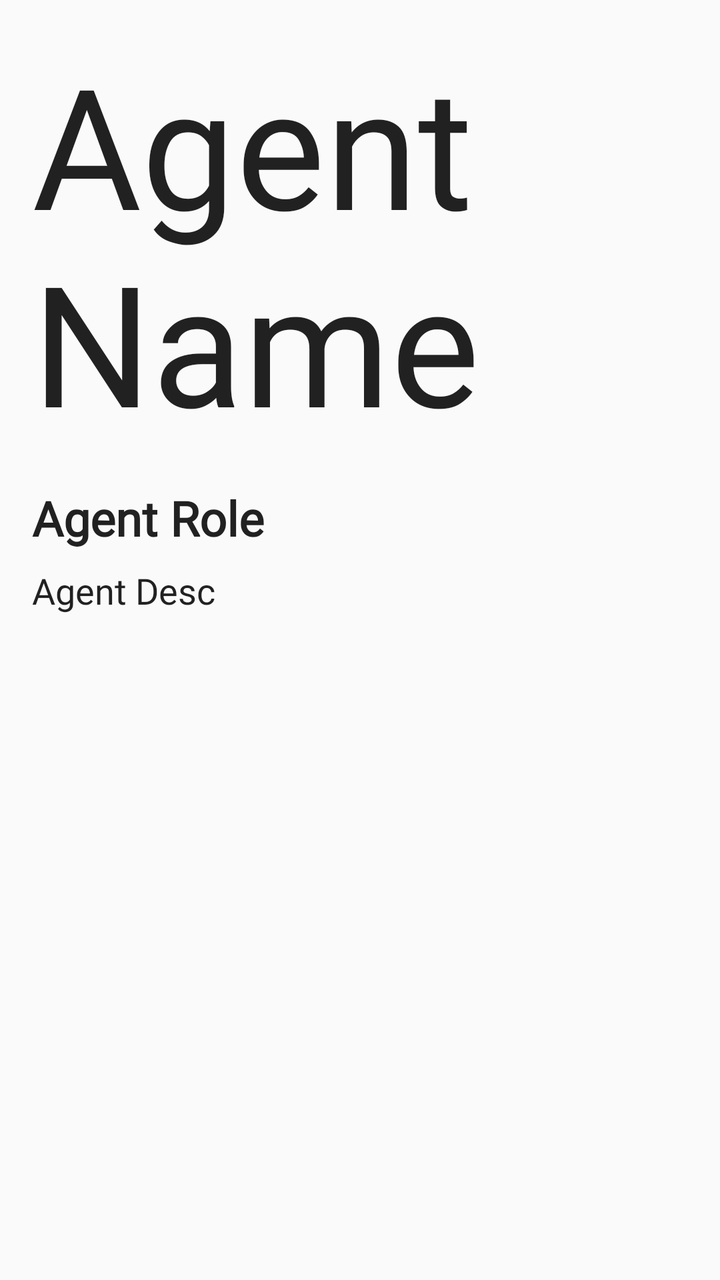
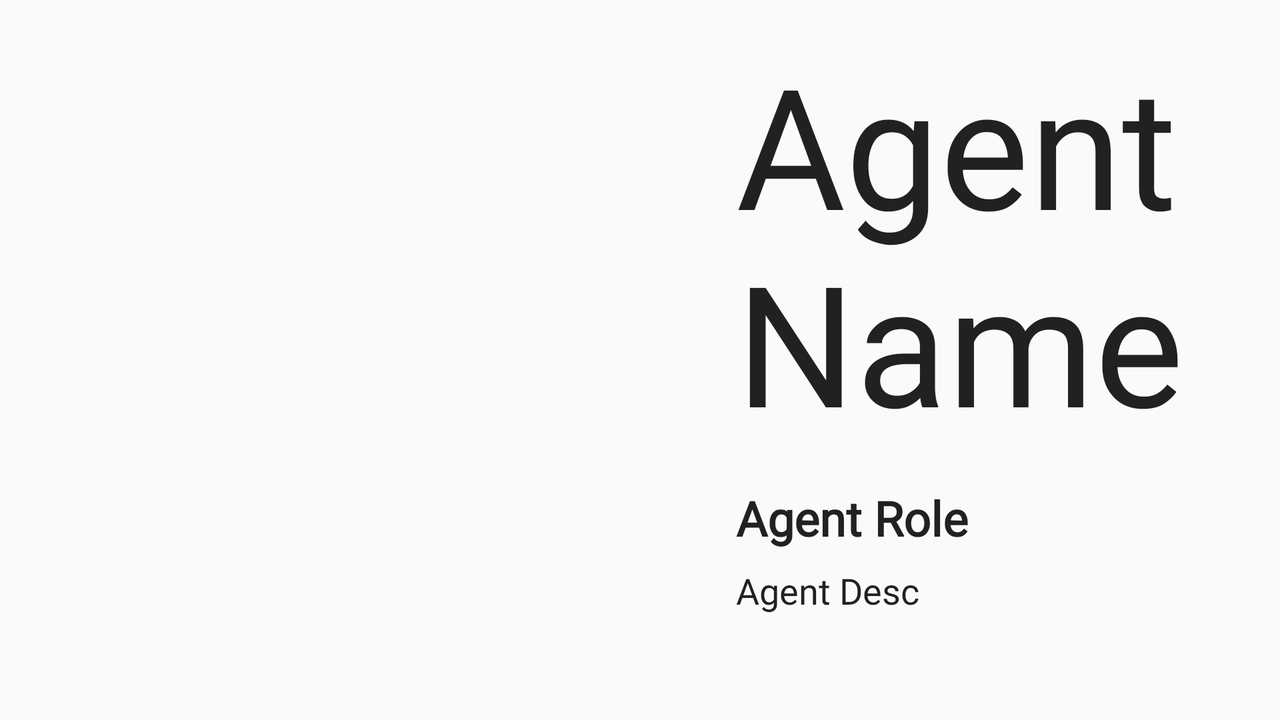

Two renders of one Android screen. The first uses the default layout on a phone; the second uses the alternative layout the repository ships for a different screen configuration, on a matching device. The two XML files are below.
<!-- AndroidManifest.xml: application theme AppTheme -->
<!-- res/layout/fragment_agent.xml -->
<?xml version="1.0" encoding="utf-8"?>
<androidx.constraintlayout.widget.ConstraintLayout
    xmlns:android="http://schemas.android.com/apk/res/android"
    xmlns:app="http://schemas.android.com/apk/res-auto"
    xmlns:tools="http://schemas.android.com/tools"
    android:layout_width="match_parent"
    android:layout_height="match_parent">

    <androidx.constraintlayout.widget.Guideline
        android:id="@+id/guideline"
        android:layout_width="wrap_content"
        android:layout_height="wrap_content"
        android:orientation="vertical"
        app:layout_constraintGuide_percent="0.5" />

    <ImageView
        android:id="@+id/imageView_agent"
        android:layout_width="wrap_content"
        android:layout_height="wrap_content"
        android:adjustViewBounds="true"
        app:layout_constraintBottom_toBottomOf="parent"
        app:layout_constraintEnd_toEndOf="parent"
        app:layout_constraintStart_toStartOf="parent"
        app:layout_constraintTop_toTopOf="parent"
        app:layout_constraintVertical_bias="0.0" />

    <TextView
        android:id="@+id/textView_agentName"
        android:layout_width="0dp"
        android:layout_height="wrap_content"
        android:layout_marginStart="16dp"
        android:layout_marginTop="16dp"
        android:layout_marginBottom="16dp"
        android:text="Agent Name"
        android:textAppearance="@style/TextMainItem"
        app:layout_constraintBottom_toBottomOf="parent"
        app:layout_constraintEnd_toEndOf="parent"
        app:layout_constraintStart_toStartOf="parent"
        app:layout_constraintTop_toBottomOf="@+id/imageView_agent"
        app:layout_constraintVertical_bias="0.0" />

    <TextView
        android:id="@+id/textView_agentRole"
        android:layout_width="0dp"
        android:layout_height="wrap_content"
        android:layout_marginTop="16dp"
        android:layout_marginEnd="8dp"
        android:layout_marginBottom="8dp"
        android:text="Agent Role"
        android:textAppearance="@style/TextHeader"
        app:layout_constraintBottom_toBottomOf="parent"
        app:layout_constraintEnd_toEndOf="parent"
        app:layout_constraintHorizontal_bias="0.0"
        app:layout_constraintStart_toStartOf="@+id/textView_agentName"
        app:layout_constraintTop_toBottomOf="@+id/textView_agentName"
        app:layout_constraintVertical_bias="0.0" />

    <TextView
        android:id="@+id/textView_agentDesc"
        android:layout_width="0dp"
        android:layout_height="wrap_content"
        android:layout_marginTop="8dp"
        android:layout_marginEnd="8dp"
        android:text="Agent Desc"
        android:textAppearance="@style/TextBody"
        app:layout_constraintBottom_toBottomOf="parent"
        app:layout_constraintEnd_toEndOf="parent"
        app:layout_constraintHorizontal_bias="0.0"
        app:layout_constraintStart_toStartOf="@+id/textView_agentRole"
        app:layout_constraintTop_toBottomOf="@+id/textView_agentRole"
        app:layout_constraintVertical_bias="0.0" />

</androidx.constraintlayout.widget.ConstraintLayout>
<!-- resources referenced by this layout -->
<resources>
  <style name="TextBody" parent="TextAppearance.AppCompat.Body1">
          <item name="fontFamily">@font/din_family</item>
          <item name="android:textStyle">normal</item>
          <item name="android:textSize">18sp</item>
      </style>
  <style name="TextHeader" parent="TextAppearance.AppCompat.Title">
          <item name="fontFamily">@font/din_family</item>
          <item name="android:textStyle">bold</item>
          <item name="android:textSize">24sp</item>
      </style>
  <style name="TextMainItem" parent="TextAppearance.AppCompat.Headline">
          <item name="fontFamily">@font/tungsten_family</item>
          <item name="android:textSize">84sp</item>
      </style>
  <style name="AppTheme" parent="Theme.AppCompat.Light.NoActionBar">
          
          <item name="colorPrimary">@color/colorPrimary</item>
          <item name="colorPrimaryDark">@color/colorPrimaryDark</item>
          <item name="colorAccent">@color/colorAccent</item>
      </style>
  <color name="colorPrimary">#ff4655</color>
  <color name="colorPrimaryDark">#3700B3</color>
  <color name="colorAccent">#03DAC5</color>
</resources>
<!-- res/layout-land/fragment_agent.xml (the repository's variant of the layout above) -->
<!-- drawn on the phone turned sideways -->
<?xml version="1.0" encoding="utf-8"?>
<androidx.constraintlayout.widget.ConstraintLayout
    xmlns:android="http://schemas.android.com/apk/res/android"
    xmlns:app="http://schemas.android.com/apk/res-auto"
    xmlns:tools="http://schemas.android.com/tools"
    android:layout_width="match_parent"
    android:layout_height="match_parent">

    <androidx.constraintlayout.widget.Guideline
        android:id="@+id/guideline"
        android:layout_width="wrap_content"
        android:layout_height="wrap_content"
        android:orientation="vertical"
        app:layout_constraintGuide_percent="0.55" />

    <ImageView
        android:id="@+id/imageView_agent"
        android:layout_width="0dp"
        android:layout_height="wrap_content"
        android:layout_marginStart="16dp"
        android:layout_marginTop="16dp"
        android:adjustViewBounds="true"
        app:layout_constraintBottom_toBottomOf="parent"
        app:layout_constraintEnd_toStartOf="@+id/guideline"
        app:layout_constraintStart_toStartOf="parent"
        app:layout_constraintTop_toTopOf="@+id/textView_agentName"
        app:layout_constraintVertical_bias="0.0" />

    <TextView
        android:id="@+id/textView_agentName"
        android:layout_width="0dp"
        android:layout_height="wrap_content"
        android:layout_marginStart="16dp"
        android:layout_marginTop="16dp"
        android:layout_marginEnd="16dp"
        android:text="Agent Name"
        android:textAppearance="@style/TextMainItem"
        app:layout_constraintBottom_toBottomOf="parent"
        app:layout_constraintEnd_toEndOf="parent"
        app:layout_constraintStart_toStartOf="@+id/guideline"
        app:layout_constraintTop_toTopOf="parent"
        app:layout_constraintVertical_bias="0.0" />

    <TextView
        android:id="@+id/textView_agentRole"
        android:layout_width="0dp"
        android:layout_height="wrap_content"
        android:layout_marginTop="16dp"
        android:layout_marginEnd="16dp"
        android:layout_marginBottom="8dp"
        android:text="Agent Role"
        android:textAppearance="@style/TextHeader"
        app:layout_constraintBottom_toBottomOf="parent"
        app:layout_constraintEnd_toEndOf="parent"
        app:layout_constraintHorizontal_bias="0.0"
        app:layout_constraintStart_toStartOf="@+id/textView_agentName"
        app:layout_constraintTop_toBottomOf="@+id/textView_agentName"
        app:layout_constraintVertical_bias="0.0" />

    <TextView
        android:id="@+id/textView_agentDesc"
        android:layout_width="0dp"
        android:layout_height="wrap_content"
        android:layout_marginTop="8dp"
        android:layout_marginEnd="16dp"
        android:text="Agent Desc"
        android:textAppearance="@style/TextBody"
        app:layout_constraintBottom_toBottomOf="parent"
        app:layout_constraintEnd_toEndOf="parent"
        app:layout_constraintStart_toStartOf="@+id/textView_agentName"
        app:layout_constraintTop_toBottomOf="@+id/textView_agentRole"
        app:layout_constraintVertical_bias="0.0" />

</androidx.constraintlayout.widget.ConstraintLayout>
